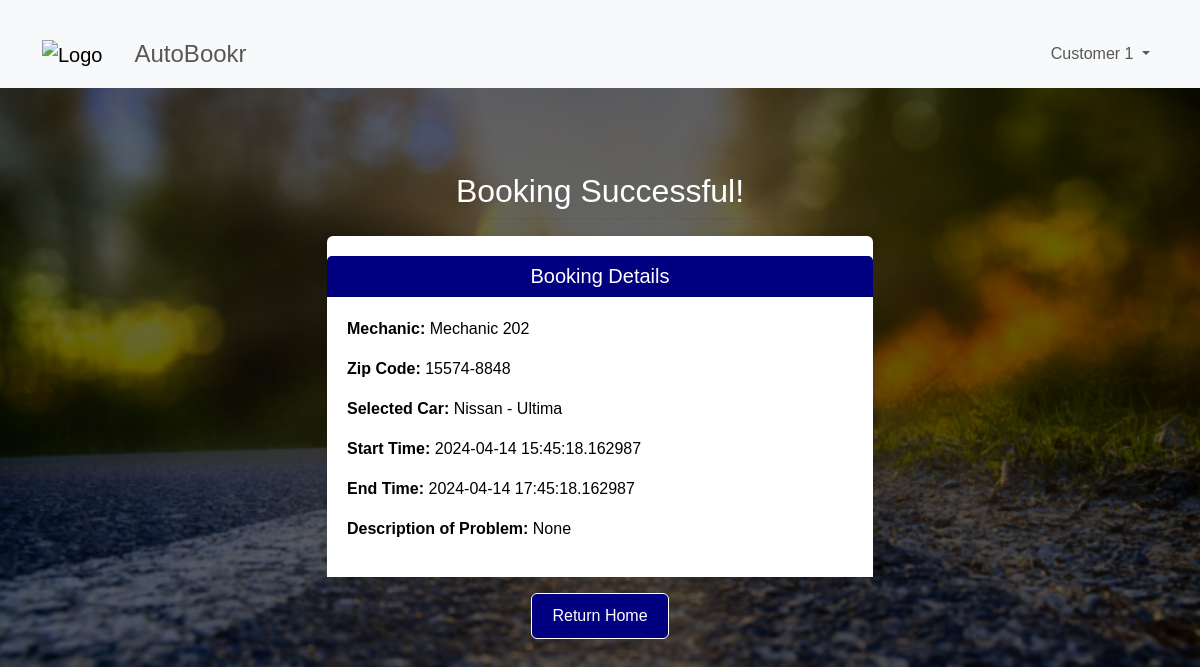
Page /customer/booking_success/1 (signed in) on the committed database.
### tables this page shows
CREATE TABLE customers (
  email VARCHAR(320) PRIMARY KEY,
  name VARCHAR(320) NOT NULL,
  hash TEXT NOT NULL
);

CREATE TABLE mechanics (
  mechanic_id INTEGER PRIMARY KEY,
  email VARCHAR(320) UNIQUE NOT NULL,
  name VARCHAR(320) NOT NULL,
  zipcode CHAR(10) NOT NULL,
  ein CHAR(10) NOT NULL,
  hash TEXT NOT NULL
);

CREATE TABLE cars (
  car_id INTEGER PRIMARY KEY,
  registration VARCHAR(20) UNIQUE NOT NULL,
  owner_email VARCHAR(320) NOT NULL,
  make VARCHAR(100) NOT NULL,
  model_number VARCHAR(100) NOT NULL,
  image_url TEXT,
  FOREIGN KEY (owner_email) REFERENCES customers(email)
);

CREATE TABLE appointments (
  appointment_id INTEGER PRIMARY KEY,
  customer_email VARCHAR(320) NOT NULL,
  mechanic_id INTEGER NOT NULL,
  car_id INTEGER NOT NULL,
  start_time TIMESTAMP NOT NULL,
  end_time TIMESTAMP NOT NULL,
  appointment_description TEXT,
  appointment_status INT NOT NULL,
  review_score INT,
  review_text TEXT,
  FOREIGN KEY (customer_email) REFERENCES customers(email),
  FOREIGN KEY (mechanic_id) REFERENCES mechanics(mechanic_id),
  FOREIGN KEY (car_id) REFERENCES cars(car_id)
);

### mechanic_site/customer.py (the view)
@bp.route('/booking_success/<appointment_id>', methods=('GET',))
@customer_required
def booking_success(appointment_id):
    db = get_db()
    appointment = db.execute(
        '''
        SELECT
            mechanics.name AS mechanic_name,
            mechanics.zipcode AS mechanic_zipcode,
            cars.make AS car_make,
            cars.model_number AS car_model_number,
            appointments.start_time AS start_time,
            appointments.end_time AS end_time,
            appointments.appointment_description AS description
        FROM
            appointments
        JOIN
            mechanics ON appointments.mechanic_id = mechanics.mechanic_id
        JOIN
            cars ON appointments.car_id = cars.car_id
        WHERE
            appointments.appointment_id = ?
        ''',
        (appointment_id,)
    ).fetchone()
    print(appointment)
    return render_template("customer/booking-succsess.html", appointment=appointment)

### mechanic_site/auth.py (called while the page is built)
@bp.before_app_request
def load_logged_in_user():
    user_email = session.get('user_email')
    g.user_type = session.get('user_type')
    if user_email is None:
        g.user = None
    else:
        g.user = get_db().execute(
            f'SELECT * FROM {g.user_type+"s"} WHERE email = ?', (user_email,)
        ).fetchone()

def customer_required(view):
    @functools.wraps(view)
    def wrapped_view(**kwargs):
        if g.user is None:
            return redirect(url_for('auth.customer_login'))
        if g.user_type != "customer":
            return redirect(url_for('auth.mechanic_on_customer_page'))
        return view(**kwargs)
    return wrapped_view

### mechanic_site/db.py (called while the page is built)
def get_db():
    if 'db' not in g:
        g.db = sqlite3.connect(
            current_app.config['DATABASE'],
            detect_types=sqlite3.PARSE_DECLTYPES
        )
        g.db.row_factory = sqlite3.Row
    return g.db

### mechanic_site/templates/customer/booking-succsess.html (shortened to what this page needs)
{% extends 'base.html' %}
{% block content %}
<div class="container">
    <div class="row justify-content-center">
        <div class="col-md-6">
            <h2 class="text-center">Booking Successful!</h2>
            <hr>
            <div class="card mt-3">
                <h4 class="text-center card-header">Booking Details</h4>
                <div class="card-body">
                    <p><strong>Mechanic:</strong> {{ appointment.mechanic_name }}</p>
                    <p><strong>Zip Code:</strong> {{ appointment.mechanic_zipcode }}</p>
                    <p><strong>Selected Car:</strong> {{ appointment.car_make }} - {{ appointment.car_model_number }}</p>
                    <p><strong>Start Time:</strong> {{ appointment.start_time }}</p>
                    <p><strong>End Time:</strong> {{ appointment.end_time }}</p>
                    <p><strong>Description of Problem:</strong> {{ appointment.description }}</p>
                </div>
            </div>
            <div class="text-center mt-3">
                <a href="{{ url_for('home') }}" class="btn btn-primary">Return Home</a>
            </div>
        </div>
    </div>
</div>
{% endblock %}

### mechanic_site/templates/base.html (shortened to what this page needs)
<!DOCTYPE html>
<html lang="en">
<head>
    <link href="https://cdn.jsdelivr.net/npm/bootstrap@5.3.3/dist/css/bootstrap.min.css" rel="stylesheet">
</head>
<body>
    <nav class="navbar navbar-expand-lg navbar-light bg-light">
        <div class="container">
            <a class="navbar-brand" href="/"><img src="https://png.pngtree.com/png-vector/20190215/ourmid/pngtree-vector-wrench-icon-png-image_515386.jpg" alt="Logo" height="30"></a>
            <span class="navbar-text fs-4 mx-3"> AutoBookr</span>
            <div class="collapse navbar-collapse" id="navbarSupportedContent">
                {% if g.user %}
                <ul class="navbar-nav ml-auto">
                    <li class="nav-item dropdown">
                        <a class="nav-link dropdown-toggle" href="#" id="userDropdown" role="button" data-bs-toggle="dropdown" aria-expanded="false">
                            {{g.user["name"] }}
                        </a>
                    </li>
                </ul>
                {% endif %}
            </div>
        </div>
    </nav>
    <div class="container mt-4">
    </div>
    {% block content %}
    {% endblock %}
</body>
</html>

### rows in the picture
customers: user.name "Customer 1"
mechanics: mechanic_name "Mechanic 202", mechanic_zipcode "15574-8848"
cars: car_make "Nissan", car_model_number "Ultima"
appointments: start_time "2024-04-14 15:45:18.162987", end_time "2024-04-14 17:45:18.162987"

### other values in the picture
{{ appointment.description }} "None"
